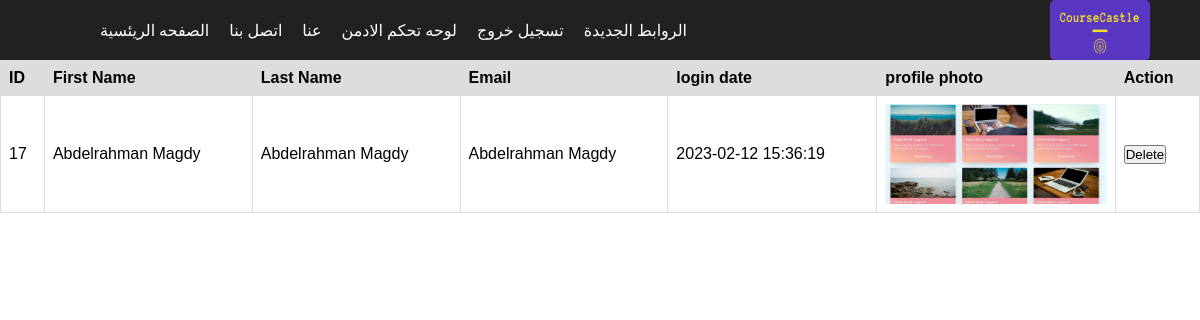
Page /hims_final_project/users_dashboard.php (signed in) on the committed database.
### tables this page shows
CREATE TABLE `register` (
  `id` int(11) NOT NULL,
  `username` varchar(255) NOT NULL,
  `firstname` varchar(255) NOT NULL,
  `lastname` varchar(255) NOT NULL,
  `email` varchar(255) NOT NULL,
  `password` int(11) NOT NULL,
  `pro_img` varchar(255) NOT NULL,
  `role` varchar(255) DEFAULT NULL,
  `login_date` datetime NOT NULL
);

### hims_final_project/users_dashboard.php (the view, shortened to what this page needs)
<?php
include("connection.php");
include("header.php");
$email = $_SESSION["user"]["email"];
$query = $database->prepare("SELECT * FROM register WHERE email = :email");
$query->bindParam(':email', $email);
$query->execute();
$user = $query->fetch();
if($user["role"] === "admin"){
    $data_user = $database->prepare("SELECT * FROM register WHERE role != 'admin' OR role IS NULL");
    if($data_user->execute()){
        $get_data_user = $data_user->fetchAll();
    }else{
        echo "Error";
        die();
    }
}
?>
<!DOCTYPE html>
<html>
<head>
</head>
<body>
<?php
if($user["role"] === "admin"){
    echo '<table>
            <thead>
                <tr>
                    <th>ID</th>
                    <th>First Name</th>
                    <th>Last Name</th>
                    <th>Email</th>
                    <th>login date</th>
                    <th> profile photo</th>
                    <th>Action</th>
                </tr>
            </thead>
            <tbody>';
    foreach($get_data_user as $result){
        echo "<tr>";
        echo "<td>" . $result["id"] . "</td>";
        echo "<td>" . $result["firstname"] . "</td>";
        echo "<td>" . $result["lastname"] . "</td>";
        echo "<td>" . $result["email"] . "</td>";
        echo "<td>" . $result["login_date"] . "</td>";
        echo "<td>".'<img src="upload/'.$result["pro_img"].'"class="pro_img" width="100%"; height="100px">' ."</td>";
        echo "<td> <form method='post'>
                <input type='hidden' name='id' value='". $result['id'] ."'>
                <input type='submit'value='Delete' onclick='return confirm(\"Are you sure you want to delete this user?\");'>
                </form> </td>";
                echo "</tr>";
            }
            echo '</tbody>
                </table>';
        }
        ?>
        </body>
        </html>

### hims_final_project/css/header.css (style rules this page uses)
* { text-decoration: none; list-style: none; box-sizing: border-box; margin: 0; padding: 0; text-decoration: none; cursor: pointer; }

### hims_final_project/users_dashboard.php (style rules this page uses)
table { font-family: arial, sans-serif; border-collapse: collapse; width: 100%; }
td, th { border: 1px solid #dddddd; text-align: left; padding: 8px; }
th { background-color: #dddddd; }

### rows in the picture
register: id "17", firstname "Abdelrahman Magdy", lastname "Abdelrahman Magdy", email "Abdelrahman Magdy", login_date "2023-02-12 15:36:19", pro_img (picture)
